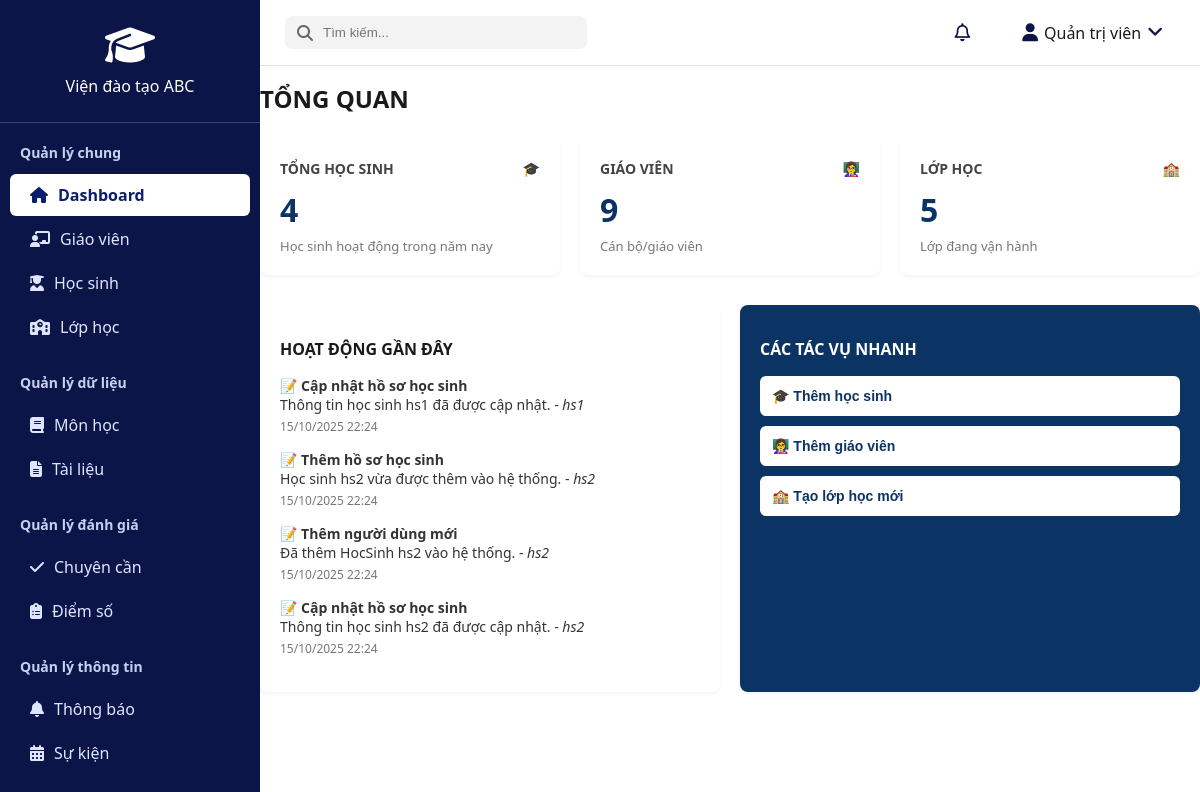
The app's page /index.php (signed in) with its own data.
### tables this page shows
CREATE TABLE `thongbao` (
  `maThongBao` int(11) NOT NULL,
  `tieuDe` varchar(255) DEFAULT NULL,
  `noiDung` text DEFAULT NULL,
  `ngayGui` datetime DEFAULT current_timestamp(),
  `nguoiGui` int(11) DEFAULT NULL
);

CREATE TABLE `user` (
  `userID` int(11) NOT NULL,
  `hoVaTen` varchar(100) DEFAULT NULL,
  `matKhau` varchar(255) DEFAULT NULL,
  `sdt` varchar(20) DEFAULT NULL,
  `ngaySinh` date DEFAULT NULL,
  `gioiTinh` varchar(10) NOT NULL,
  `email` varchar(100) DEFAULT NULL,
  `vaiTro` enum('Admin','GiaoVien','HocSinh') DEFAULT NULL
);

### index.php (the view, shortened to what this page needs)
<!DOCTYPE html>
<html lang="vi">
<head>
    <link rel="stylesheet" href="https://cdnjs.cloudflare.com/ajax/libs/font-awesome/6.5.0/css/all.min.css">
    <link rel="stylesheet" href="sidebar.css">
    <link rel="stylesheet" href="content.css">
</head>
<body>
    <aside class="sidebar">
        <div class="sidebar-header">
            <i class="fa-solid fa-graduation-cap logo"></i>
            <h2>Viện đào tạo ABC</h2>
        </div>
        <nav class="menu">
            <div class="menu-section">
                <div class="menu-title">Quản lý chung</div>
                <ul>
                    <li class="active" onclick="window.location.href='index.php'"><i class="fa-solid fa-house"></i> Dashboard</li>
                    <li onclick="window.location.href='../pages/qlgiaovien.php'"><i class="fa-solid fa-chalkboard-user"></i> Giáo viên</li>
                    <li onclick="window.location.href='../pages/qlhocsinh.php'"><i class="fa-solid fa-user-graduate"></i> Học sinh</li>
                    <li onclick="window.location.href='../pages/qllophoc.php'"><i class="fa-solid fa-school"></i> Lớp học</li>
                </ul>
            </div>
            <div class="menu-section">
                <div class="menu-title">Quản lý dữ liệu</div>
                <ul>
                    <li onclick="window.location.href='../pages/qlmonhoc.php'"><i class="fa-solid fa-book"></i> Môn học</li>
                    <li onclick="window.location.href='../pages/qltailieu.php'"><i class="fa-solid fa-file-lines"></i> Tài liệu</li>
                </ul>
            </div>
            <div class="menu-section">
                <div class="menu-title">Quản lý đánh giá</div>
                <ul>
                    <li onclick="window.location.href='../pages/qlchuyencan.php'"><i class="fa-solid fa-check"></i> Chuyên cần</li>
                    <li onclick="window.location.href='../pages/qldiemso.php'"><i class="fa-solid fa-clipboard-list"></i> Điểm số</li>
                </ul>
            </div>
            <div class="menu-section">
                <div class="menu-title">Quản lý thông tin</div>
                <ul>
                    <li><i class="fa-solid fa-bell"></i> Thông báo</li>
                    <li><i class="fa-solid fa-calendar-days"></i> Sự kiện</li>
                </ul>
            </div>
        </nav>
    </aside>
    <div class="main-content">
        <header class="header">
            <div class="left">
                <div class="search-box">
                    <i class="fa-solid fa-magnifying-glass"></i>
                    <input type="text" placeholder="Tìm kiếm...">
                </div>
            </div>
            <div class="right">
                <div class="notification-area">
                    <i class="fa-regular fa-bell" id="bellIcon"></i>
                </div>
                <div class="user-info" onclick="toggleUserMenu()">
                    <i class="fa-solid fa-user"></i>
                    <span>Quản trị viên</span>
                    <i class="fa-solid fa-angle-down"></i>
                </div>
            </div>
        </header>
        <?php
        include_once(__DIR__ . "../csdl/db.php");
        $sql = "SELECT t.tieuDe, t.noiDung, t.ngayGui, u.hoVaTen
          FROM thongbao t
          LEFT JOIN user u ON t.nguoiGui = u.userID
          ORDER BY t.ngayGui DESC
          LIMIT 4";
        $result = $conn->query($sql);
        ?>
        <h1>TỔNG QUAN</h1>
        <div class="stats">
            <div class="card">
                <h3>TỔNG HỌC SINH <span>🎓</span></h3>
                <div class="number">
                    <?php
                    $rs = $conn->query("SELECT COUNT(*) AS total FROM user WHERE vaiTro='HocSinh'");
                    echo $rs->fetch_assoc()['total'];
                    ?>
                </div>
                <p>Học sinh hoạt động trong năm nay</p>
            </div>
            <div class="card">
                <h3>GIÁO VIÊN <span>👩‍🏫</span></h3>
                <div class="number">
                    <?php
                    $rs = $conn->query("SELECT COUNT(*) AS total FROM user WHERE vaiTro='GiaoVien'");
                    echo $rs->fetch_assoc()['total'];
                    ?>
                </div>
                <p>Cán bộ/giáo viên</p>
            </div>
            <div class="card">
                <h3>LỚP HỌC <span>🏫</span></h3>
                <div class="number">
                    <?php
                    $rs = $conn->query("SELECT COUNT(*) AS total FROM lophoc");
                    echo $rs->fetch_assoc()['total'];
                    ?>
                </div>
                <p>Lớp đang vận hành</p>
            </div>
        </div>
        <div class="bottom">
            <div class="recent">
                <h2>HOẠT ĐỘNG GẦN ĐÂY</h2>
                <?php if ($result && $result->num_rows > 0): ?>
                    <?php while ($row = $result->fetch_assoc()): ?>
                        <div class="activity">
                            <p>📝 <strong><?= htmlspecialchars($row['tieuDe']) ?></strong><br>
                                <?= htmlspecialchars($row['noiDung']) ?>
                                <?= $row['hoVaTen'] ? ' - <em>' . htmlspecialchars($row['hoVaTen']) . '</em>' : '' ?>
                            </p>
                            <span><?= date('d/m/Y H:i', strtotime($row['ngayGui'])) ?></span>
                        </div>
                    <?php endwhile; ?>
                <?php else: ?>
                    <p>Không có hoạt động gần đây.</p>
                <?php endif; ?>
            </div>
            <div class="quick">
                <h2>CÁC TÁC VỤ NHANH</h2>
                <button onclick="window.location.href='../pages/qlhocsinh.php'">🎓 Thêm học sinh</button>
                <button onclick="window.location.href='../pages/qlgiaovien.php'">👩‍🏫 Thêm giáo viên</button>
                <button onclick="window.location.href='../pages/qllophoc.php'">🏫 Tạo lớp học mới</button>
            </div>
        </div>
    </div>
</body>
</html>

### sidebar.css (style rules this page uses)
body { margin: 0; font-family: "Segoe UI", sans-serif; background-color: #f4f6f8; }
.sidebar { width: 260px; background-color: #0b1e6b; color: #fff; display: flex; flex-direction: column; }
.sidebar-header { text-align: center; padding: 25px 10px; border-bottom: 1px solid rgba(255,255,255,0.2); }
.sidebar-header .logo { font-size: 40px; margin-bottom: 10px; }
.sidebar-header h2 { font-size: 16px; margin: 0; font-weight: 500; }
.menu { flex: 1; overflow-y: auto; padding: 10px 0; }
.menu-section { margin-bottom: 15px; }
.menu-title { font-weight: bold; font-size: 14px; padding: 10px 20px; color: #c8d0f0; }
.menu ul { list-style: none; margin: 0; padding: 0; }
.menu li { padding: 10px 20px; display: flex; align-items: center; gap: 10px; cursor: pointer; color: #e0e5ff; transition: background 0.2s ease, color 0.2s ease; border-radius: 6px; margin: 2px 10px; }
.menu li.active { background-color: #fff; color: #0b1e6b; font-weight: 600; }

### content.css (style rules this page uses)
body { margin: 0; font-family: "Segoe UI", sans-serif; background: white; display: flex; height: 100vh; }
.sidebar { width: 260px; height: 100vh; background: #0b1548; color: white; flex-shrink: 0; position: fixed; top: 0; left: 0; overflow-y: auto; }
.main-content { margin-left: 260px; width: calc(100% - 260px); display: flex; flex-direction: column; height: 100vh; }
.header { height: 65px; background: #fff; display: flex; align-items: center; justify-content: space-between; padding: 0 25px; border-bottom: 1px solid #e2e2e2; position: sticky; top: 0; z-index: 0; }
.search-box { display: flex; align-items: center; background: #f3f3f3; border-radius: 8px; padding: 8px 12px; }
.search-box i { color: #666; margin-right: 8px; }
.search-box input { border: none; outline: none; background: transparent; width: 250px; }
.header .right { display: flex; align-items: center; gap: 20px; }
.header .right i { font-size: 18px; color: #0b1548; cursor: pointer; }
.user-info { display: flex; align-items: center; gap: 6px; cursor: pointer; position: relative; font-weight: 500; padding: 8px 12px; border-radius: 8px; transition: background 0.2s ease; }
.notification-area { position: relative; margin-right: 20px; cursor: pointer; }
.notification-area i { font-size: 20px; position: relative; }

### index.php (style rules this page uses)
body { font-family: "Segoe UI", Arial, sans-serif; margin: 0; color: #1a1a1a; }
h1 { font-size: 24px; font-weight: 700; margin-bottom: 24px; }
.stats { display: flex; gap: 20px; flex-wrap: wrap; }
.card { background: #fff; border-radius: 8px; box-shadow: 0 2px 4px rgba(0, 0, 0, 0.05); flex: 1; min-width: 250px; padding: 20px; }
.card h3 { font-size: 14px; color: #444; margin: 0 0 10px; display: flex; justify-content: space-between; align-items: center; font-weight: 600; }
.card .number { font-size: 32px; font-weight: 700; color: #0b3364; }
.card p { font-size: 13px; color: #777; margin: 6px 0 0; }
.bottom { display: flex; margin-top: 30px; gap: 20px; flex-wrap: wrap; }
.recent, .quick { flex: 1; min-width: 300px; background: #fff; border-radius: 8px; padding: 20px; box-shadow: 0 2px 4px rgba(0, 0, 0, 0.05); }
.recent h2, .quick h2 { font-size: 16px; margin-bottom: 16px; font-weight: 700; color: #1a1a1a; }
.activity { margin-bottom: 14px; }
.activity p { margin: 0; font-size: 14px; color: #333; }
.activity span { font-size: 12px; color: #777; }
.quick { background: #0b3364; color: #fff; }
.quick h2 { color: #fff; }
.quick button { width: 100%; background: #fff; border: none; border-radius: 6px; padding: 12px; margin-bottom: 10px; text-align: left; font-weight: 600; font-size: 14px; display: flex; align-items: center; gap: 8px; cursor: pointer; color: #0b3364; transition: background 0.2s; }

### records on screen
thongbao: tieuDe "Cập nhật hồ sơ học sinh", noiDung "Thông tin học sinh hs1 đã được cập nhật.", nguoiGui.hoVaTen "hs1", ngayGui "15/10/2025 22:24"
thongbao: tieuDe "Thêm hồ sơ học sinh", noiDung "Học sinh hs2 vừa được thêm vào hệ thống.", nguoiGui.hoVaTen "hs2", ngayGui "15/10/2025 22:24"
thongbao: tieuDe "Thêm người dùng mới", noiDung "Đã thêm HocSinh hs2 vào hệ thống.", nguoiGui.hoVaTen "hs2", ngayGui "15/10/2025 22:24"
thongbao: tieuDe "Cập nhật hồ sơ học sinh", noiDung "Thông tin học sinh hs2 đã được cập nhật.", nguoiGui.hoVaTen "hs2", ngayGui "15/10/2025 22:24"

### other values on screen
$rs->fetch_assoc()['total'] "4"
$rs->fetch_assoc()['total'] "9"
$rs->fetch_assoc()['total'] "5"
